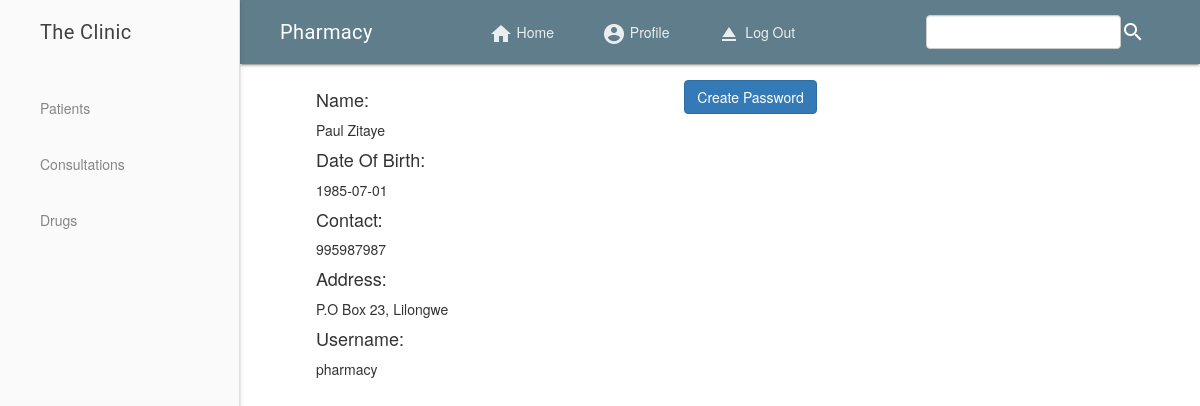
The app's page /pharmacy/profile.php (signed in) with its own data.
### tables this page shows
CREATE TABLE `pharmacist` (
  `pharmacist_id` int(11) NOT NULL,
  `fname` varchar(20) NOT NULL,
  `lname` varchar(30) NOT NULL,
  `dob` date DEFAULT NULL,
  `address` varchar(50) NOT NULL,
  `contact` int(20) NOT NULL,
  `username` varchar(30) NOT NULL,
  `pass` varchar(30) NOT NULL
);

### pharmacy/profile.php (the view, shortened to what this page needs)
<?php
	include "header.php";
?>
 <main class="mdl-layout__content" style="padding-left: 5%;" id="home">
 <div class="mdl-grid">
	<div class="mdl-cell mdl-cell--5-col">
 		<?php
 			$profile = mysqli_query($db, "SELECT * FROM pharmacist WHERE pharmacist_id = '".$_SESSION['pharma_id']."'");
 			if($profile){
 				$count = mysqli_num_rows($profile);
 				if($count == 1) {
 					while($row = mysqli_fetch_assoc($profile)){
 						echo "<h4> Name:</h4>" . $row['fname'] . " " .$row['lname'] . " ";
 						echo "<h4> Date Of Birth: </h4>" . $row['dob'] . "";
 						echo "<h4> Contact: </h4>" . $row['contact'] . "";
 						echo "<h4> Address: </h4>" . $row['address'] . "";
 						echo "<h4> Username: </h4>" . $row['username'] . "";
 					}
 				}
 			}
 		 ?>
 	</div>
 	<div class='mdl-cell mdl-cell--5-col'>
 	<?php
 	$getpass = mysqli_query($db, "SELECT pass FROM pharmacist WHERE pharmacist_id = '".$_SESSION['pharma_id']."'");
 	if($getpass){
 				$count1 = mysqli_num_rows($getpass);
 				if($count1 == 1) {
 					while($rows = mysqli_fetch_assoc($getpass)){
 	if(empty($rows['pass'])){ echo "
 	<input type='button' class='btn btn-primary' value='Create Password' id='ubutton'/>
 	<div id='upass' style='display: none;'>
 	<form action='' method='POST'>
 	<div class='mdl-textfield mdl-js-textfield mdl-textfield--floating-label'>
 	<input class='mdl-textfield__input' type='password' name='pass1' required='' />
 	<label for='pass1' class='mdl-textfield__label'> Password: </label>
 	</div>
 	<div class='mdl-textfield mdl-js-textfield mdl-textfield--floating-label'>
 	<input class='mdl-textfield__input' type='password' name='pass2' required=''/>
 	<label for='pass2' class='mdl-textfield__label'> Re-Enter Password: </label>
 	</div> <br/> <br/>
 	<button class='mdl-button mdl-js-button mdl-button--raised mdl-js-ripple-effect mdl-button--colored' type='submit' name='create'> Submit </button>
 	</form>
 	</div>
 	";}
 	} } }?>
 	<br/> <br/> <br/>
 	</div>
  </main>
</div>

### records on screen
pharmacist: fname "Paul", lname "Zitaye", dob "1985-07-01", contact "995987987", address "P.O Box 23, Lilongwe", username "pharmacy"
